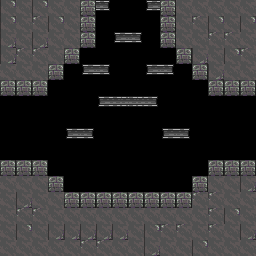

Below is a game level as drawn by its tile map, then a one-line description and the .tmx file that defines it, in full:
An orthogonal 16x16 tile map with 16x16 px tiles, 1 tile layer (Tile Layer 1).

<map version="1.2" tiledversion="1.2.3" orientation="orthogonal" renderorder="right-down" width="16" height="16" tilewidth="16" tileheight="16" infinite="0" nextlayerid="2" nextobjectid="1">
 <tileset firstgid="1" source="../tileset.tsx" />
 <layer id="1" name="Tile Layer 1" width="16" height="16">
  <data encoding="csv">
88,25,88,25,25,59,23,0,0,21,59,25,25,25,25,25,
88,25,89,88,25,59,0,0,0,0,59,25,89,88,25,88,
72,25,72,25,25,59,0,21,23,0,59,25,25,89,89,25,
72,89,89,25,59,0,0,0,0,0,0,59,72,25,88,89,
25,25,25,59,0,21,23,0,0,21,23,0,59,72,25,25,
59,59,59,0,0,0,0,0,0,0,0,0,0,59,59,59,
0,0,0,0,0,0,21,22,22,23,0,49,0,0,0,0,
0,0,0,0,0,0,0,0,0,0,0,0,0,0,0,0,
0,201,0,0,21,23,0,0,0,0,21,23,0,0,0,0,
0,0,0,0,0,0,0,50,0,0,0,0,0,0,0,0,
59,59,59,0,0,0,0,0,0,0,0,0,0,59,59,59,
25,25,25,59,0,0,0,0,0,0,0,0,59,25,25,72,
25,72,25,25,59,59,59,59,59,59,59,59,89,89,25,25,
25,89,89,25,25,25,25,25,25,25,25,25,25,89,88,25,
25,88,25,72,72,72,72,72,25,88,89,89,25,89,25,72,
25,25,25,25,25,89,89,25,25,72,25,25,88,25,25,25
</data>
 </layer>
</map>